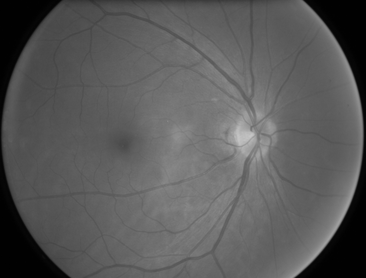
%> input picture HW1/eyeball.png, 366 x 278 px, shrunk from 800 x 608 before the run
$ octave HW1_Combined.m   (GNU Octave 9; MATLAB toolbox functions it lacks are replaced by stand-ins)
%> lines starting %> are read from the running program, lines starting %| are printed output that depends on the picture; in (x1, y1, x2, y2) boxes, pixels count from 0 and x2, y2 are one past the last pixel; in counts of white or black regions, pixels touching at a corner belong together; the program's own positions count from 1
%% HW 1 - ME 6406 Machine Vision
% by Cody Houff
% 9/7/21

%% Problem 1
clear
% S = s/R
S = [-1:.1:1];


p = (1/pi).*(acos(S) - S.*sqrt(1-S.^2));
figure(1)
plot(S,p)
%> figure, not shown here; curve peaks at x = -1, y = 1

%% Problem 2a
clear

image_e = [122 121 115 113 118 122 125 127;
120 114 115 119 123 127 128 124;
115 116 122 124 127 128 124 121;
114 120 125 126 127 125 122 118;
118 124 125 125 123 121 117 117;
122 125 125 122 117 116 116 115];

values = unique(image_e); %creates a vector of the unique values

count_values = histcounts(image_e)'; % count of # unique

figure(1)
bar(values,count_values)
%> figure, not shown here; tallest bar 7 high, from x = 124.6 to 125.4

cdf = cumsum(count_values); % the cumulative sum of the count of unique values

qk = ((2^(8)-1)/(6*8))*cdf;

round_qk = round(qk);

table = [values,count_values,cdf,qk,round_qk]

figure(2)
bar(round_qk,count_values)
%> figure, not shown here; tallest bar 7 high, from x = 216 to 220

image_e_eq = 0 * image_e;

for i = 1:length(values)
    image_e_eq(image_e==values(i)) = round_qk(i);
end
image_e_eq

%% Problem 2b
clear

old = imread("eyeball.png");
%> old is the input picture: size 278x366 uint8; min 0, max 197, mean 89.4

new = histeq(old);

figure(1)
imshowpair(old,new,'montage')

[y,x] = imhist(old);
%> y = 256 values, max 7227 at index 2, min 0 at index 199, mean 397.5; x = 256 values from 0 to 255

[y1,x1] = imhist(new);
%> y1 = 256 values, max 8456 at index 17, min 0 at index 2, mean 397.5; x1 = 256 values from 0 to 255

figure(2)
bar(x,y)
%> figure, not shown here; tallest bar 7227 high, from x = 0.6 to 1.4

figure(3)
bar(x1,y1)
%> figure, not shown here; tallest bar 8456 high, from x = 15.6 to 16.4

%% Problem 3a
clear
%5x5 matrix, omega = 2

%G(y,x)
%G(n,m)=(1/(2*pi*omega^2))^(-(m^2+n^2)/(2*omega^2))

%         n
%         ^
%         |
% w1  w2  w3  w4  w5
% w6  w7  w8  w9  w10
% w11 w12 w13 w14 w15 -> m
% w16 w17 w18 w19 w20
% w21 w22 w23 w24 w25


omega = 2;

for n = -2:1:2
    for m = -2:1:2

    G(n+3,m+3)=(1/(2*pi*omega^2))*exp(-(m^2+n^2)/(2*omega^2));

    end
end

G

%% Problem 3b
%  at pixel(X, Y)=(4, 5)
% (1,1) is a the top left corner X axis points down and Y axis to the right

z = [124 127 128 126 127 125 125 123 121]';

hx = [-1 -2 -1 0 0 0 1 2 1];
hy = [-1 0 1 -2 0 2 -1 0 1 ];

Gx = hx*z
Gy = hy*z

Gmag = sqrt(Gx^2+Gy^2)

Gdir_radians = atan2(Gy,Gx) %radians


%% Problem 3c
clear

image = imread("IC_pin.png");
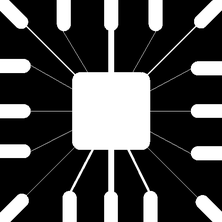
%> input picture HW1/IC_pin.png, 222 x 222 px, shrunk from 486 x 486 before the run
%> image is the input picture: size 222x222 uint8; min 0, max 255, mean 71.8

[Gy,Gx] = imgradientxy(image);
[Gmag,Gdir] = imgradient(image);

figure(2)
imshowpair(Gx,Gy,'montage');
title('Gx and Gy');

figure(3)
imshowpair(image,Gmag,'montage');
title('orignial and Gmag');

%% Problem 3d
clear


image = imread("salt_and_pepper_checker.png");
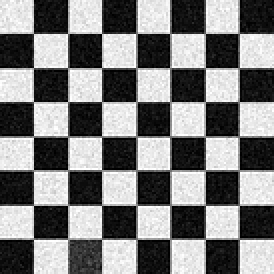
%> input picture HW1/salt_and_pepper_checker.png, 137 x 137 px, shrunk from 300 x 300 before the run (shown 2 times larger)
%> image is the input picture: size 137x137 uint8; min 0, max 255, mean 125

for sigma = [1 2 5]
    mask_size = 2*3*sigma + 1;
    G = zeros (mask_size);

    for i = -floor(mask_size/2):1:floor(mask_size/2)
        for j = -floor(mask_size/2):1:floor(mask_size/2)
            G(i+ceil(mask_size/2), j+ceil(mask_size/2)) = (1/(2*pi*sigma^2))*exp(-(i^2 + j^2)/(2*sigma^2));
        end
    end
    image_blur = imfilter(image,G);
    figure()
    imshow(image_blur)
end

%% Problem 3e
clear

image = imread("checker.png");
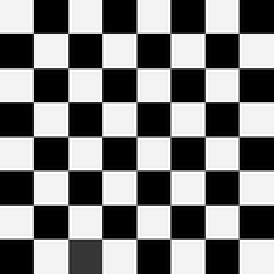
%> input picture HW1/checker.png, 137 x 137 px, shrunk from 300 x 300 before the run (shown 2 times larger)
%> image is the input picture: size 137x137 uint8; min 0, max 255, mean 123.3

sigma = 1;
for n = -3:1:3
    for m = -3:1:3
        B(n+4,m+4) = (1/(2*pi*sigma^2))*exp(-(m^2+n^2)/(2*sigma^2));
    end
end

% 13x13 matrix
sigma = 2;

for n = -6:1:6
    for m = -6:1:6
        A(n+7,m+7) = (1/(2*pi*sigma^2))*exp(-(m^2+n^2)/(2*sigma^2));
    end
end

Z = zeros(13);%create an 11x11 zero matrix load the 7x7 matrix

for n = -3:1:3
    for m = -3:1:3
        Z(n+7,m+7) = B(n+4,m+4); % load 7x7 values into 13x13 zero matrix
    end
end


difference_of_gaussian = (Z-A); %difference of Gaussian

image_blur = imfilter(image,difference_of_gaussian);
imshow(image_blur);

%% Problem 4a
%

image = imread('nut_and_shell.png');
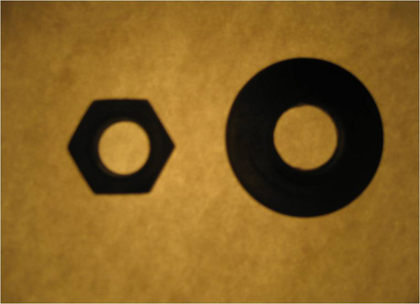
%> input picture HW1/nut_and_shell.png, 420 x 304 px, shrunk from 918 x 665 before the run
%> image is the input picture: size 304x420x3 uint8; mean R, G, B 131.7, 95.8, 34.6
bw_image = rgb2gray(image);
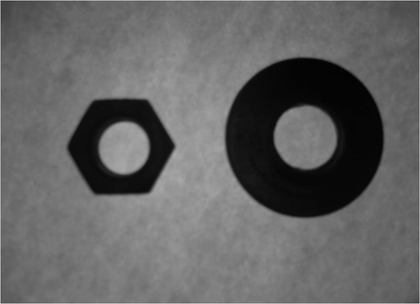
%> bw_image: size 304x420 uint8; min 1, max 200, mean 99.6
[y,x] = imhist(bw_image);
%> y = 256 values, max 2765 at index 109, min 0 at index 1, mean 498.8
figure()
bar(x,y)
%> figure, not shown here; tallest bar 2765 high, from x = 107.6 to 108.4
over = 100;
under = 20;
best = 50;

for threshold =[over under best]/255
    figure()
    binary_image = im2bw(bw_image, threshold);
    imshow(binary_image)
end
%> this loop made 3 passes
%> pass 1, `binary_image = im2bw(bw_image, threshold);`:
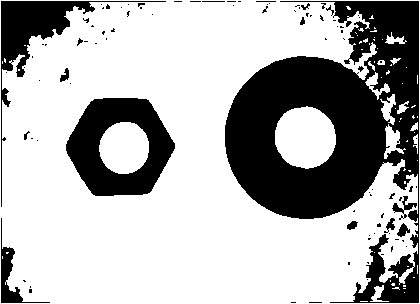
%> binary_image: size 304x420 logical; 69.4% white; 94 black regions (77 under 20 px), largest, box (x1, y1, x2, y2) and area: (225, 1, 419, 303) 27481, (66, 98, 175, 196) 6096, (1, 1, 166, 207) 3672


%% Problem 4b
clear

image = imread("nut_and_shell.png");
image_bw = rgb2gray(image);
threshold = 45/255;
image_binary = im2bw(image_bw, threshold);
%> image_binary: size 304x420 logical; 83% white; 3 black regions (1 under 20 px), largest, box (x1, y1, x2, y2) and area: (226, 58, 383, 217) 16367, (68, 99, 174, 194) 5274

figure()
image_rev = imcomplement(image_binary);

s = regionprops(image_rev, 'centroid');
%> s = 3 regions; Centroid: [2 2], [119.4 146.9], [305.3 138]
a = regionprops(image_rev,'area');
%> a = 3 regions; Area: 16367, 5274, 1

centroids = cat(1,s.Centroid)
%> centroids = [2 2; 119.4 146.9; 305.3 138]
areas = cat(1,a.Area)
%> areas = [1; 5274; 16367]

imshow(image_rev)
hold on
plot(centroids(:,1),centroids(:,2),'b*')
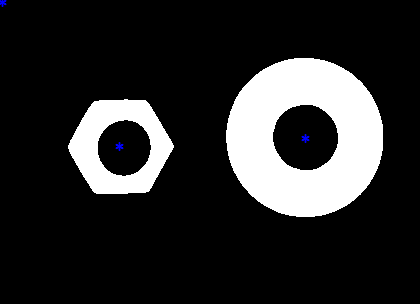
%> figure redrawn from the program's plot data
hold off
